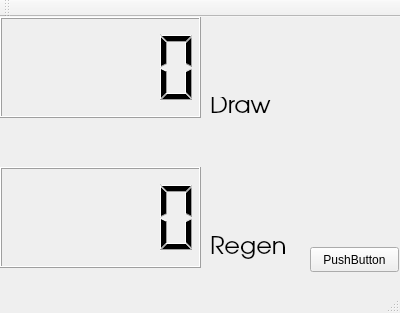
<?xml version="1.0" encoding="UTF-8"?>
<ui version="4.0">
 <class>MainWindow</class>
 <widget class="QMainWindow" name="MainWindow">
  <property name="geometry">
   <rect>
    <x>0</x>
    <y>0</y>
    <width>400</width>
    <height>313</height>
   </rect>
  </property>
  <property name="windowTitle">
   <string>MainWindow</string>
  </property>
  <property name="styleSheet">
   <string notr="true"/>
  </property>
  <widget class="QWidget" name="centralWidget">
   <widget class="QLCDNumber" name="MPH">
    <property name="geometry">
     <rect>
      <x>0</x>
      <y>0</y>
      <width>201</width>
      <height>101</height>
     </rect>
    </property>
   </widget>
   <widget class="QLabel" name="Speed">
    <property name="geometry">
     <rect>
      <x>210</x>
      <y>80</y>
      <width>101</width>
      <height>20</height>
     </rect>
    </property>
    <property name="maximumSize">
     <size>
      <width>16777215</width>
      <height>16777215</height>
     </size>
    </property>
    <property name="font">
     <font>
      <family>URW Gothic L</family>
      <pointsize>18</pointsize>
     </font>
    </property>
    <property name="text">
     <string>Draw</string>
    </property>
   </widget>
   <widget class="QLCDNumber" name="lcdNumber">
    <property name="geometry">
     <rect>
      <x>0</x>
      <y>150</y>
      <width>201</width>
      <height>101</height>
     </rect>
    </property>
   </widget>
   <widget class="QLabel" name="label">
    <property name="geometry">
     <rect>
      <x>210</x>
      <y>216</y>
      <width>91</width>
      <height>31</height>
     </rect>
    </property>
    <property name="font">
     <font>
      <family>URW Gothic L</family>
      <pointsize>18</pointsize>
      <weight>50</weight>
      <bold>false</bold>
     </font>
    </property>
    <property name="text">
     <string>Regen</string>
    </property>
   </widget>
   <widget class="QPushButton" name="pushButton">
    <property name="geometry">
     <rect>
      <x>310</x>
      <y>230</y>
      <width>89</width>
      <height>25</height>
     </rect>
    </property>
    <property name="text">
     <string>PushButton</string>
    </property>
   </widget>
  </widget>
  <widget class="QMenuBar" name="menuBar">
   <property name="geometry">
    <rect>
     <x>0</x>
     <y>0</y>
     <width>400</width>
     <height>22</height>
    </rect>
   </property>
  </widget>
  <widget class="QToolBar" name="mainToolBar">
   <attribute name="toolBarArea">
    <enum>TopToolBarArea</enum>
   </attribute>
   <attribute name="toolBarBreak">
    <bool>false</bool>
   </attribute>
  </widget>
  <widget class="QStatusBar" name="statusBar"/>
 </widget>
 <layoutdefault spacing="6" margin="11"/>
 <resources/>
 <connections/>
</ui>
